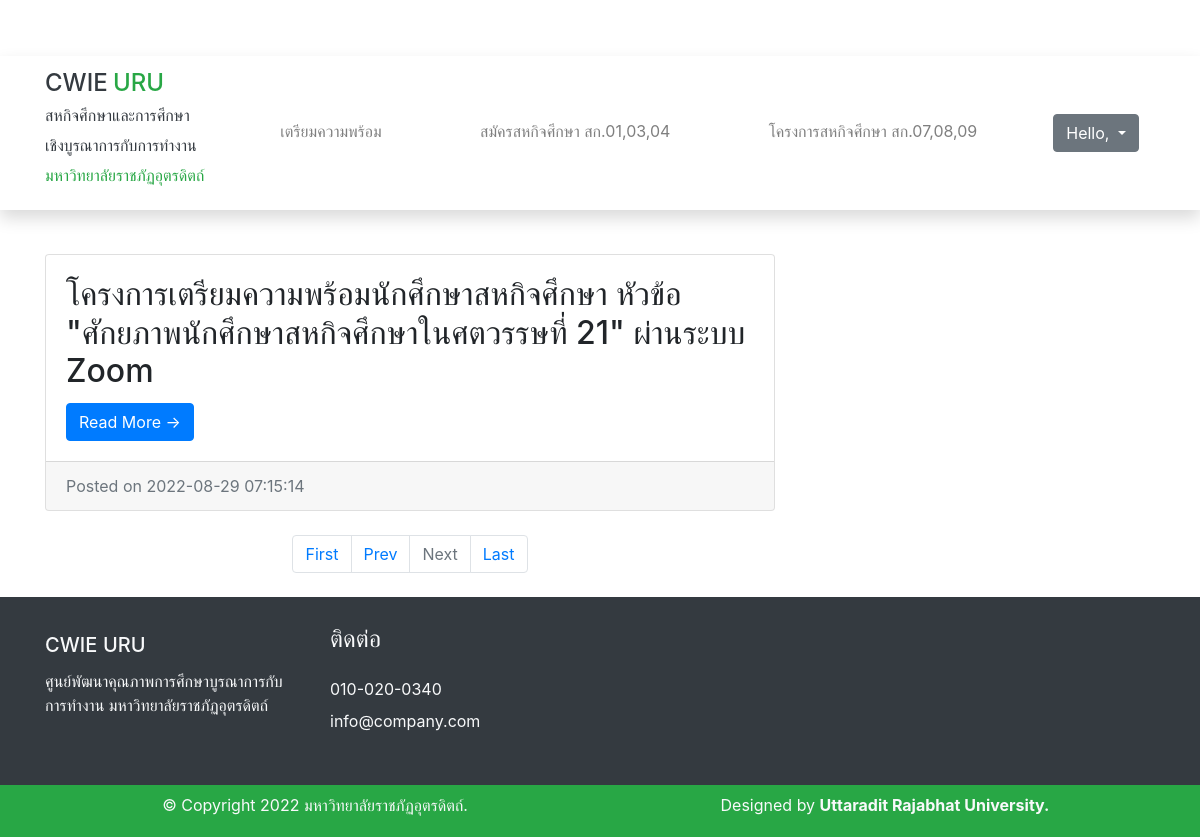
/search.php?pageno=2, run on an earlier commit of the app's database.
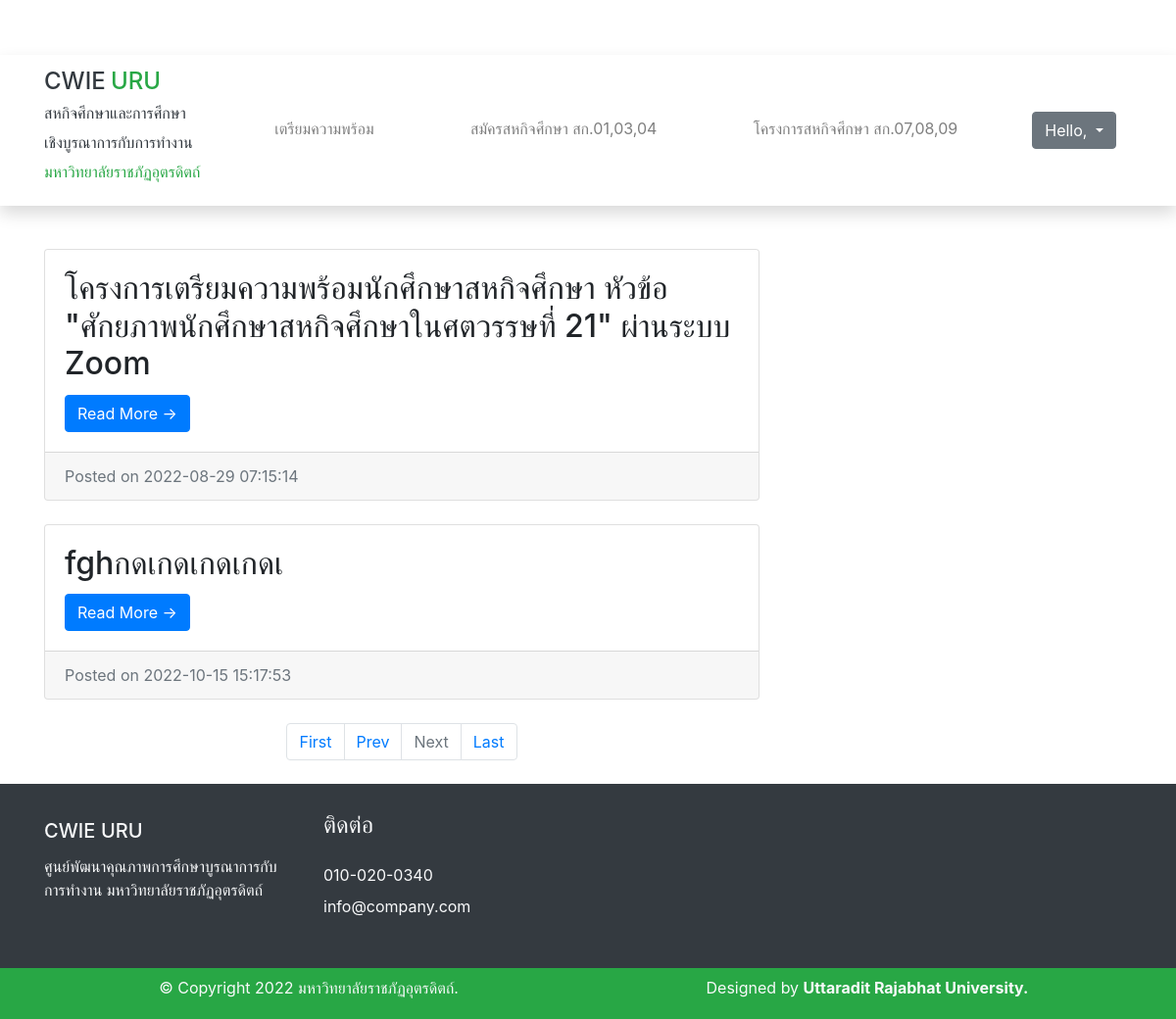
And on a later commit of the database.
### tables this page shows
CREATE TABLE `tblposts` (
  `id` int(11) NOT NULL,
  `PostTitle` longtext DEFAULT NULL,
  `CategoryId` int(11) DEFAULT NULL,
  `SubCategoryId` int(11) DEFAULT NULL,
  `PostDetails` longtext DEFAULT NULL,
  `PostingDate` timestamp NULL DEFAULT current_timestamp(),
  `UpdationDate` timestamp NULL DEFAULT NULL ON UPDATE current_timestamp(),
  `Is_Active` int(1) DEFAULT NULL,
  `PostUrl` mediumtext DEFAULT NULL,
  `PostImage` varchar(255) DEFAULT NULL,
  `hourspost` int(2) NOT NULL,
  `status` int(11) NOT NULL,
  `userlimit` int(11) NOT NULL,
  `limitcount` int(11) NOT NULL,
  `evendate` date NOT NULL,
  `evendate2` date NOT NULL,
  `doc_name` varchar(200) NOT NULL,
  `doc_file` varchar(100) NOT NULL
);

### search.php (the view, shortened to what this page needs)
<?php
include('includes/config.php');
    ?>
<!DOCTYPE html>
<html lang="en">
  <head>
    <link href="vendor/bootstrap/css/bootstrap.min.css" rel="stylesheet">
    <link href="css/modern-business.css" rel="stylesheet">
  </head>
  <body>
   <?php include('includes/header.php');?>
    <div class="container">
      <div class="row" style="margin-top: 4%">
        <div class="col-md-8">
<?php
     if (isset($_GET['pageno'])) {
            $pageno = $_GET['pageno'];
        } else {
            $pageno = 1;
        }
        $no_of_records_per_page = 8;
        $offset = ($pageno-1) * $no_of_records_per_page;
        $total_pages_sql = "SELECT COUNT(*) FROM tblposts";
        $result = mysqli_query($con,$total_pages_sql);
        $total_rows = mysqli_fetch_array($result)[0];
        $total_pages = ceil($total_rows / $no_of_records_per_page);
$query=mysqli_query($con,"select tblposts.id as pid,tblposts.PostTitle as posttitle,tblcategory.CategoryName as category,tblsubcategory.Subcategory as subcategory,tblposts.PostDetails as postdetails,tblposts.PostingDate as postingdate,tblposts.PostUrl as url from tblposts left join tblcategory on tblcategory.id=tblposts.CategoryId left join  tblsubcategory on  tblsubcategory.SubCategoryId=tblposts.SubCategoryId where tblposts.PostTitle like '%$st%' and tblposts.Is_Active=1 LIMIT $offset, $no_of_records_per_page");
$rowcount=mysqli_num_rows($query);
if($rowcount==0)
{
echo "No record found";
}
else {
while ($row=mysqli_fetch_array($query)) {
?>
          <div class="card mb-4">
            <div class="card-body">
              <h2 class="card-title"><?php echo htmlentities($row['posttitle']);?></h2>
              <a href="news-details.php?nid=<?php echo htmlentities($row['pid'])?>" class="btn btn-primary">Read More &rarr;</a>
            </div>
            <div class="card-footer text-muted">
              Posted on <?php echo htmlentities($row['postingdate']);?>
            </div>
          </div>
<?php } ?>
    <ul class="pagination justify-content-center mb-4">
        <li class="page-item"><a href="?pageno=1"  class="page-link">First</a></li>
        <li class="<?php if($pageno <= 1){ echo 'disabled'; } ?> page-item">
            <a href="<?php if($pageno <= 1){ echo '#'; } else { echo "?pageno=".($pageno - 1); } ?>" class="page-link">Prev</a>
        </li>
        <li class="<?php if($pageno >= $total_pages){ echo 'disabled'; } ?> page-item">
            <a href="<?php if($pageno >= $total_pages){ echo '#'; } else { echo "?pageno=".($pageno + 1); } ?> " class="page-link">Next</a>
        </li>
        <li class="page-item"><a href="?pageno=<?php echo $total_pages; ?>" class="page-link">Last</a></li>
    </ul>
<?php } ?>
        </div>
      </div>
    </div>
      <?php include('includes/footer.php');?>
</head>
  </body>
</html>

### includes/header.php (shortened to what this page needs)
<nav id="main_nav" class="navbar navbar-expand-lg navbar-light bg-white shadow">
       <div class="container d-flex justify-content-between align-items-center">
           <a class="navbar-brand h1" href="user.php">
               <span class="text-dark h4">CWIE</span> <span class="text-success h4">URU</span>
               <span class="text-dark h6"><br>สหกิจศึกษาและการศึกษา<br>เชิงบูรณาการกับการทำงาน<br></span> <span class="text-success h6">มหาวิทยาลัยราชภัฏอุตรดิตถ์</span>
           </a>
           <div class="align-self-center collapse navbar-collapse flex-fill  d-lg-flex justify-content-lg-between" id="navbar-toggler-success">
               <div class="flex-fill mx-xl-1 mb-1">
                   <ul class="nav navbar-nav d-flex justify-content-between mx-xl-5 text-center text-dark">
                       <li class="nav-item">
                           <a class="nav-link btn-outline-success rounded-pill px-6 " href="pre.php">เตรียมความพร้อม</a>
                       </li>
                       <li class="nav-item">
                           <a class="nav-link btn-outline-success rounded-pill px-6 " href="spfirst.php?hour=<?php echo $row['hoursactivity'];?>">สมัครสหกิจศึกษา สก.01,03,04</a>
                       </li>
                       <li class="nav-item">
                           <a class="nav-link btn-outline-success rounded-pill px-6  " href="splast.php?hour=<?php echo $row['hoursactivity'];?>">โครงการสหกิจศึกษา สก.07,08,09</a>
                       </li>
                   </ul>
               </div>
               <div class="navbar align-self-center d-flex">
               <div class="dropdown">
               <button class="btn btn-secondary dropdown-toggle" type="button" id="dropdownMenuButton" data-toggle="dropdown" aria-expanded="false">
                 Hello,<?php echo mb_strimwidth( $row['fullname'], 0, 10, "..." ); ?>
               </button>
             </div>
               </div>
           </div>
       </div>
   </nav>

### includes/footer.php (shortened to what this page needs)
   <footer class="bg-dark pt-1">
    <div class="container">
        <div class="row py-4">
            <div class="col-lg-3 col-12 align-left">
                <a class="navbar-brand" href="index.php">
                    <span class="text-light h5">CWIE</span> <span class="text-light h5 semi-bold-600">URU</span>
                </a>
                <p class="text-light my-lg-1 my-2">
                ศูนย์พัฒนาคุณภาพการศึกษาบูรณาการกับการทำงาน มหาวิทยาลัยราชภัฏอุตรดิตถ์
                </p>
                <ul class="list-inline footer-icons light-300">
                </ul>
            </div>
            <div class="col-lg-3 col-md-4 my-sm-0 mt-4">
                <h2 class="h4 pb-lg-3 text-light light-300">ติดต่อ</h2>
                <ul class="list-unstyled text-light light-300">
                    <li class="pb-2">
                        <i class='bx-fw bx bx-phone bx-xs'></i><a class="text-decoration-none text-light py-1" href="tel:010-020-0340">010-020-0340</a>
                    </li>
                    <li class="pb-2">
                        <i class='bx-fw bx bx-mail-send bx-xs'></i><a class="text-decoration-none text-light py-1" href="mailto:info@company.com">info@company.com</a>
                    </li>
                </ul>
            </div>
        </div>
    </div>
    <div class="w-100 bg-success py-1">
        <div class="container">
            <div class="row pt-1">
                <div class="col-lg-6 col-sm-12">
                    <p class="text-lg-start text-center text-light light-300">
                        © Copyright 2022 มหาวิทยาลัยราชภัฏอุตรดิตถ์.
                    </p>
                </div>
                <div class="col-lg-6 col-sm-12">
                    <p class="text-lg-end text-center text-light light-300">
                        Designed by <strong>Uttaradit Rajabhat University.</strong></a>
                    </p>
                </div>
            </div>
        </div>
    </div>
</footer>

### css/modern-business.css (style rules this page uses)
body { padding-top: 54px; }
@media (min-width: 992px) { body { padding-top: 56px; } }

What changed in the data, as far as the page shows it:
added tblposts: PostTitle "fghกดเกดเกดเกดเ", PostingDate "2022-10-15 15:17:53"
